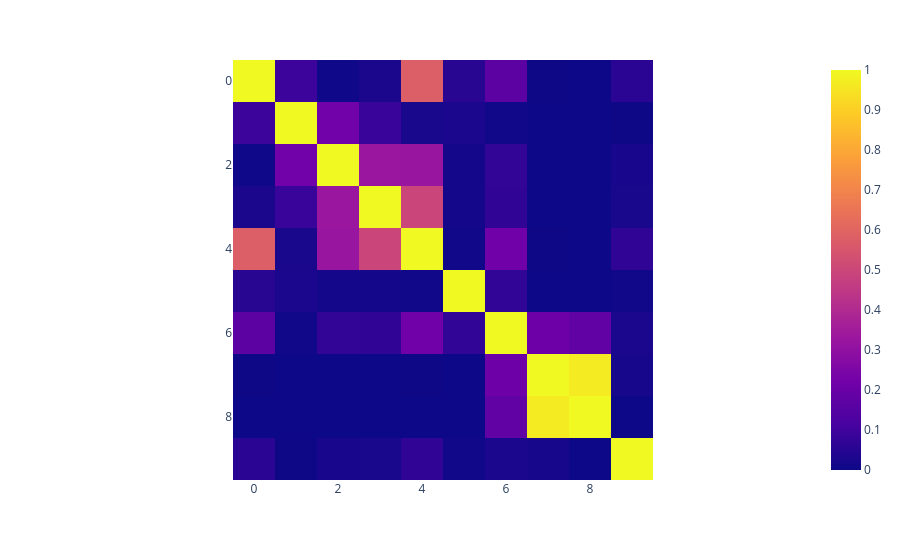

Notebook code for this chart:
### Code cell
# Calculate and plot the global MAC matrix
MAC = np.zeros((n_modes, n_modes))
for i in range(n_modes):
    for j in range(n_modes):
        MAC[i, j] = (np.abs(Phi_id[:, i].conj().T @ Phi_id[:, j]))**2 / ((Phi_id[:, i].conj().T @ Phi_id[:, i]) * (Phi_id[:, j].conj().T @ Phi_id[:, j]))

# Plot the MAC matrix: Check if the off-diagonal elements are close to zero
fig = px.imshow(MAC)
fig.show()

### Figure 1 — Plotly figure (JSON) as saved in the notebook; plotly's stock layout.template omitted (floating-point values rounded to 4 significant figures)
{"data": [{"coloraxis": "coloraxis", "hovertemplate": "x: %{x}<br>y: %{y}<br>color: %{z}<extra></extra>", "name": "0", "type": "heatmap", "xaxis": "x", "yaxis": "y", "z": [[1.0, 0.09206, 0.004558, 0.02445, 0.5793, 0.05249, 0.1663, 0.001622, 3.98e-05, 0.05623], [0.09206, 1.0, 0.2204, 0.08589, 0.02345, 0.02567, 0.008761, 3.917e-05, 6.704e-06, 0.001509], [0.004558, 0.2204, 1.0, 0.3302, 0.3239, 0.01525, 0.0717, 0.0006766, 2.076e-05, 0.0211], [0.02445, 0.08589, 0.3302, 1.0, 0.492, 0.01507, 0.06878, 0.0006978, 2.185e-05, 0.02408], [0.5793, 0.02345, 0.3239, 0.492, 1.0, 0.007228, 0.2172, 0.001965, 6.965e-05, 0.06855], [0.05249, 0.02567, 0.01525, 0.01507, 0.007228, 1.0, 0.07097, 0.0004794, 4.055e-05, 0.007856], [0.1663, 0.008761, 0.0717, 0.06878, 0.2172, 0.07097, 1.0, 0.2092, 0.1795, 0.02705], [0.001622, 3.917e-05, 0.0006766, 0.0006978, 0.001965, 0.0004794, 0.2092, 1.0, 0.9679, 0.0174], [3.98e-05, 6.704e-06, 2.076e-05, 2.185e-05, 6.965e-05, 4.055e-05, 0.1795, 0.9679, 1.0, 1.667e-05], [0.05623, 0.001509, 0.0211, 0.02408, 0.06855, 0.007856, 0.02705, 0.0174, 1.667e-05, 1.0]]}], "layout": {"coloraxis": {"colorscale": [[0, "#0d0887"], [0.1111, "#46039f"], [0.2222, "#7201a8"], [0.3333, "#9c179e"], [0.4444, "#bd3786"], [0.5556, "#d8576b"], [0.6667, "#ed7953"], [0.7778, "#fb9f3a"], [0.8889, "#fdca26"], [1, "#f0f921"]]}, "margin": {"t": 60}, "xaxis": {"anchor": "y", "constrain": "domain", "domain": [0, 1], "scaleanchor": "y"}, "yaxis": {"anchor": "x", "autorange": "reversed", "constrain": "domain", "domain": [0, 1]}}}
